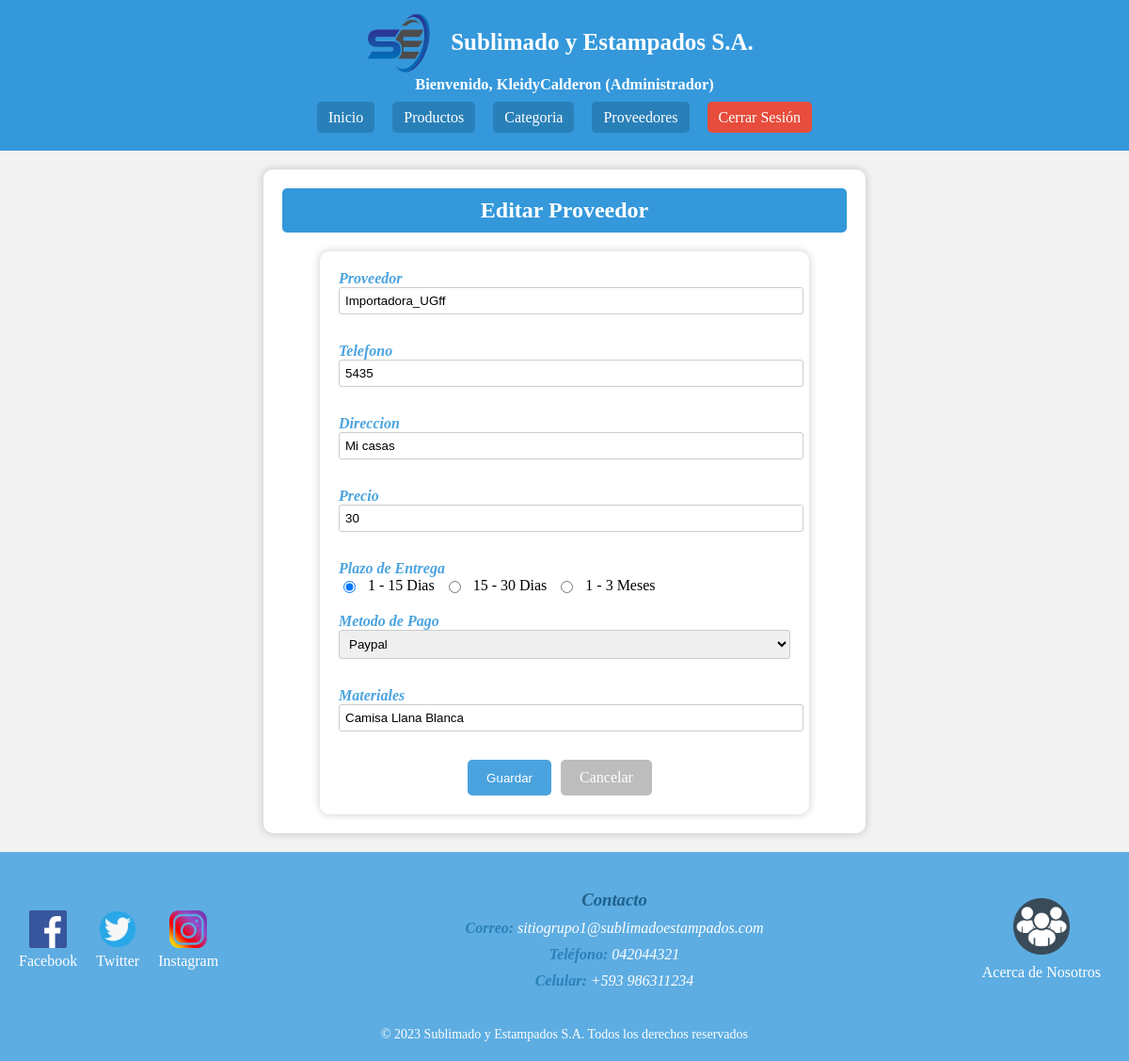
Screenshot of /index.php?c=Proveedores&f=view_edit&id=1 (signed in) with the database file from the repository.
### tables this page shows
CREATE TABLE `proveedores` (
  `prov_id` int(11) NOT NULL,
  `prov_nombre` varchar(100) DEFAULT NULL,
  `prov_telefono` int(10) DEFAULT NULL,
  `prov_direccion` varchar(100) DEFAULT NULL,
  `prov_precio` double DEFAULT NULL,
  `prov_plazo_entrega` varchar(20) DEFAULT NULL,
  `prov_material` varchar(100) DEFAULT NULL,
  `prov_mpago` varchar(30) DEFAULT NULL,
  `fecha_actualizacion` datetime DEFAULT NULL,
  `usuario_actualizacion` varchar(100) DEFAULT NULL
);

### controller/ProveedoresController.php (called while the page is built, shortened)
<?php
require_once 'model/dao/ProveedoresDAO.php';
class ProveedoresController {
    private $model;
    public function __construct() {
        $this->model = new ProveedoresDAO();
    }
    public function view_edit(){
        $id= $_REQUEST['id'];
        $prov = $this->model->selectOne($id);
        $titulo="Editar Proveedor";
        require_once VPROVEEDORES.'edit.php';
    }
}

### controller/FrontController.php (called while the page is built, shortened)
<?php
class FrontController {
    public function ruteo() {
        $funcion = (!empty($_REQUEST['f']))?htmlentities($_REQUEST['f']):FUNCION_PRINCIPAL;
        $cont = new  $controlador();
        $cont->$funcion();
    }
}

### Index.php (called while the page is built)
<?php
  require_once 'controller/FrontController.php';
  $frontController = new FrontController();
  $frontController->ruteo();
?>

### config/ConexionBD.php (called while the page is built)
<?php
class Conexion {
    public static function getConexion() {
        $dsn = 'mysql:host=localhost;port=3306;dbname=' . DBNAME;
        $conexion = null;
        try {
            $conexion = new PDO($dsn, DBUSER, DBPASSWORD);
            $conexion->setAttribute(PDO::ATTR_ERRMODE, PDO::ERRMODE_EXCEPTION);
        } catch (Exception $e) {
            echo $e;
            die("Error: " . $e->getMessage());
        }
        return $conexion;
    }
}
?>

### model/dao/ProveedoresDAO.php (called while the page is built, shortened)
<?php
require_once 'config/ConexionBD.php';
class ProveedoresDAO {
     private $con;
    public function __construct() {
        $this->con = Conexion::getConexion();
    }
    public function selectOne($id) {
        $sql = "select * from proveedores where ".
        "prov_id=:id";
        $stmt = $this->con->prepare($sql);
        $data = ['id' => $id];
        $stmt->execute($data);
        $proveedor = $stmt->fetch(PDO::FETCH_ASSOC);
        return $proveedor;
    }
}
?>

### view/proveedores/proveedores.edit.php (the view, shortened to what this page needs)
<link rel="stylesheet" href="assets/css/EstiloHeader.css">
<link rel="stylesheet" href="assets/css/EstiloFooter.css">
<link rel="stylesheet" href="assets/css/EstilosForm.css">
<div class="contenedorF">
    <div class="formulario-card card">
        <h2 class="titulo-form"><?php echo $titulo; ?></h2>
        <form action="index.php?c=proveedores&f=edit" method="POST" name="formProvNuevo" id="formProvNuevo">
            <div class="formulario">
                <div class="form-group">
                    <label class="principal" for="nombre">Proveedor</label>
                    <input type="text" name="nombre" id="nombre" value="<?php echo $prov['prov_nombre']; ?>" class="form-control" placeholder="nombre proveedor" required>
                </div>
                <div class="form-group">
                    <label class="principal" for="telefono">Telefono</label>
                    <input type="text" name="telefono" id="telefono" value="<?php echo $prov['prov_telefono']; ?>" class="form-control" placeholder="Telefono del proveedor" required>
                </div>
                <div class="form-group">
                    <label class="principal" for="direccion">Direccion</label>
                    <input type="text" name="direccion" id="direccion" value="<?php echo $prov['prov_direccion']; ?>" class="form-control" placeholder="Direccion del proveedor" required>
                </div>
                <div class="form-group">
                    <label class="principal" for="precio">Precio</label>
                    <input type="number" step="0.01" name="precio" id="precio" value="<?php echo $prov['prov_precio']; ?>" placeholder="Precio del producto que Provee" required>
                </div>
                <div class="form-group">
                    <label class="principal">Plazo de Entrega</label>
                    <div class="radio-buttons">
                      <input type="radio" id="plazo1" name="plazo_entrega" value="1 - 15 Dias" <?php echo ($prov['prov_plazo_entrega'] == '1 - 15 Dias') ? 'checked' : ''; ?>>
                      <label for="plazo1">1 - 15 Dias</label>
                      <input type="radio" id="plazo2" name="plazo_entrega" value="15 - 30 Dias" <?php echo ($prov['prov_plazo_entrega'] == '15 - 30 Dias') ? 'checked' : ''; ?>>
                      <label for="plazo2">15 - 30 Dias</label>
                      <input type="radio" id="plazo3" name="plazo_entrega" value="1 - 3 Meses" <?php echo ($prov['prov_plazo_entrega'] == '1 - 3 Meses') ? 'checked' : ''; ?>>
                      <label for="plazo3">1 - 3 Meses</label>
                   </div>
               </div>
               <div class="form-group">
                    <label class="principal">Metodo de Pago</label>
                    <select name="mpago" id="mpago" class="form-control">
                        <option value="Paypal" <?php echo ($prov['prov_mpago'] == 'Paypal') ? 'selected' : ''; ?>>Paypal</option>
                    </select>
                </div>
               <div class="form-group">
                    <label class="principal" for="material">Materiales</label>
                    <input type="text" name="material" id="material" value="<?php echo $prov['prov_material']; ?>" class="form-control" placeholder="Materiales que Provee" required>
                </div>
                <div class="botones">
                    <button type="submit" class="btn btn-primary"
                    onclick="if (!confirm('Esta seguro de modificar la categoria?')) return false;" >Guardar</button>
                    <a href="index.php?c=categorias&f=index" class="btn btn-primary">Cancelar</a>
                </div>
            </div>
        </form>
    </div>
</div>

### assets/css/EstiloHeader.css (style rules this page uses)
body, h1, h2, h3, h4, p, ul, li { margin: 0; padding: 0; }

### assets/css/EstilosForm.css (style rules this page uses)
.contenedorF { display: flex; justify-content: center; align-items: center; background-color: #F2F2F2; }
.formulario-card { width: 80%; max-width: 600px; padding: 20px; border-radius: 10px; background-color: #FFF; box-shadow: 0px 0px 10px rgba(0, 0, 0, 0.2); margin-top: 20px; margin-bottom: 20px; }
.titulo-form { font-size: 24px; font-weight: bold; color: #FFF; background-color: #3498DB; padding: 10px; border-radius: 5px; text-align: center; margin: 0; margin-bottom: 20px; }
.formulario { width: 80%; margin: 0 auto; background-color: #fff; padding: 20px; border-radius: 10px; box-shadow: 0px 0px 10px rgba(0, 0, 0, 0.2); }
.principal { font-weight: bold; font-style: italic; color: #4AA3DF; margin-bottom: 5px; }
.form-group { margin-bottom: 20px; }
.formulario input[type="text"], .formulario input[type="number"], .formulario input[type="email"], .formulario select { width: 100%; padding: 6px; margin-bottom: 10px; border-radius: 3px; border: 1px solid #ccc; }
.radio-buttons { display: flex; gap: 10px; margin-bottom: 10px; }
.radio-buttons label { display: flex; align-items: center; gap: 5px; }
.botones { margin-top: 15px; display: flex; justify-content: center; }
.botones button, .botones a { padding: 10px 20px; color: #fff; border: none; cursor: pointer; margin-right: 10px; border-radius: 5px; text-decoration: none; }
.botones button { background-color: #4AA3DF; }
.botones a { background-color: #BDBDBD; }

### rows the page displays
proveedores: nombre "Importadora_UGff", telefono "5435", direccion "Mi casas", precio "30", prov_plazo_entrega "☑ 1 - 15 Dias", prov_plazo_entrega "☐ 15 - 30 Dias", prov_plazo_entrega "☐ 1 - 3 Meses", mpago "Paypal", material "Camisa Llana Blanca"

### other values shown
$user_name "KleidyCalderon"
$user_role "Administrador"
$titulo "Editar Proveedor"
